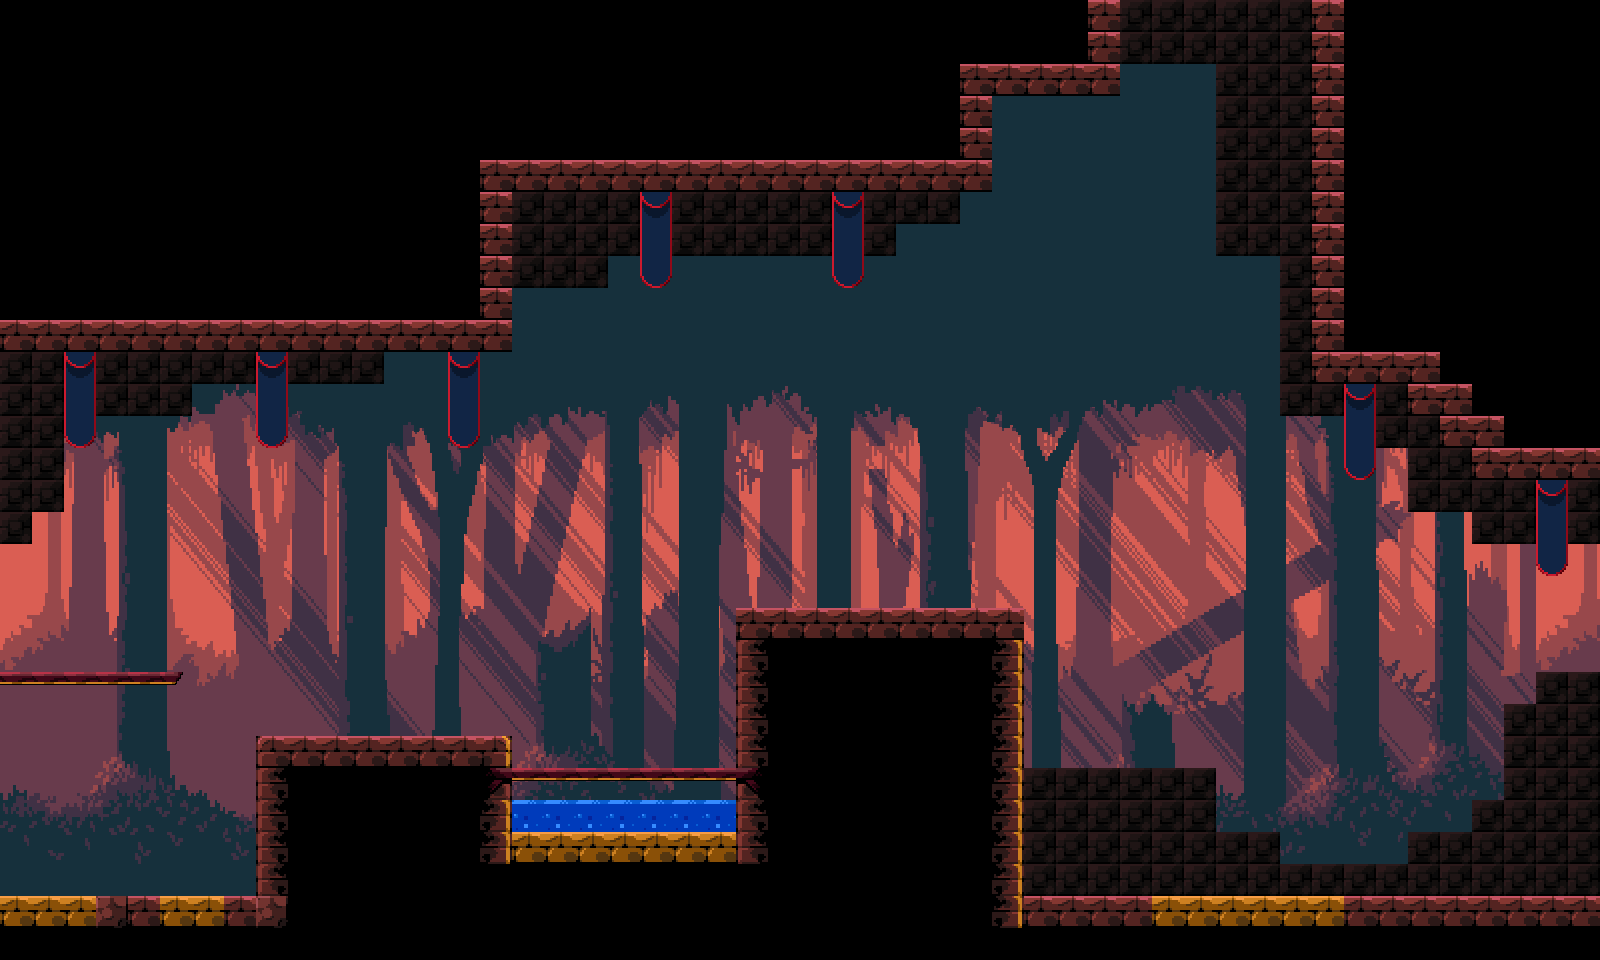

A level layout from a 2D game, rendered from its tile map. Below: a short description, then the map file with tile-grid data replaced by summaries:
An orthogonal 50x30 tile map with 32x32 px tiles, 5 tile layers (4Forest, 3Forest, 2Forest, 1Forest, ...), 6 tilesets and 13 objects (9x WALL, 2x WATER, PLAYER, PLATFORM).

<map version="1.2" tiledversion="1.2.0" orientation="orthogonal" renderorder="right-up" width="50" height="30" tilewidth="32" tileheight="32" infinite="0" nextlayerid="15" nextobjectid="45">
 <tileset firstgid="1" name="BCKG" tilewidth="32" tileheight="32" tilecount="1296" columns="48">
  <image source="BCKG.png" trans="0011ff" width="1536" height="864" />
 </tileset>
 <tileset firstgid="1297" name="Forest4" tilewidth="32" tileheight="32" tilecount="1296" columns="48">
  <image source="Forest4.png" trans="0011ff" width="1536" height="864" />
 </tileset>
 <tileset firstgid="2593" name="Forest3" tilewidth="32" tileheight="32" tilecount="1296" columns="48">
  <image source="Forest3.png" trans="0011ff" width="1536" height="864" />
 </tileset>
 <tileset firstgid="3889" name="Forest2" tilewidth="32" tileheight="32" tilecount="1296" columns="48">
  <image source="Forest2.png" trans="0011ff" width="1536" height="864" />
 </tileset>
 <tileset firstgid="5185" name="Forest1" tilewidth="32" tileheight="32" tilecount="1296" columns="48">
  <image source="Forest1.png" trans="0011ff" width="1536" height="864" />
 </tileset>
 <tileset firstgid="6481" name="tileset" tilewidth="32" tileheight="32" tilecount="143" columns="13">
  <image source="tileset.png" trans="0011ff" width="416" height="352" />
 </tileset>
 <layer id="11" name="4Forest" width="50" height="30">
  <properties>
   <property name="parallax" type="float" value="1" />
  </properties>
  <data>[1500 cells, 1395 non-empty, 1270 distinct tile ids]</data>
 </layer>
 <layer id="14" name="3Forest" width="50" height="30">
  <properties>
   <property name="parallax" type="float" value="0.5" />
  </properties>
  <data>[1500 cells, 1350 non-empty, 1296 distinct tile ids]</data>
 </layer>
 <layer id="13" name="2Forest" width="50" height="30">
  <properties>
   <property name="parallax" type="float" value="0.7" />
  </properties>
  <data>[1500 cells, 1350 non-empty, 1296 distinct tile ids]</data>
 </layer>
 <layer id="10" name="1Forest" width="50" height="30">
  <properties>
   <property name="parallax" type="float" value="1" />
  </properties>
  <data>[1500 cells, 1352 non-empty, 1296 distinct tile ids]</data>
 </layer>
 <layer id="2" name="Tile Layer 1" width="50" height="30">
  <properties>
   <property name="parallax" type="float" value="1" />
  </properties>
  <data>[1500 cells, 832 non-empty, 17 distinct tile ids]</data>
 </layer>
 <objectgroup id="9" name="Colliders">
  <object id="25" type="WALL" x="0" y="896" width="288" height="32" />
  <object id="26" type="PLAYER" x="287" y="658" width="50" height="67" />
  <object id="29" type="WALL" x="256" y="736" width="32" height="160" />
  <object id="31" type="WALL" x="256" y="736" width="256" height="32" />
  <object id="33" type="WATER" x="512" y="768" width="224" height="32" />
  <object id="34" type="WALL" x="736" y="608" width="32" height="256" />
  <object id="35" type="WALL" x="768" y="608" width="256" height="32" />
  <object id="36" type="WALL" x="992" y="640" width="32" height="256" />
  <object id="38" type="WALL" x="992" y="896" width="608" height="32" />
  <object id="39" type="PLATFORM" x="409" y="602" width="213" height="32" />
  <object id="41" type="WALL" x="217" y="858" width="36" height="31" />
  <object id="42" type="WATER" x="1468" y="801" width="224" height="32" />
  <object id="44" type="WALL" x="1189" y="637" width="32" height="256" />
 </objectgroup>
</map>